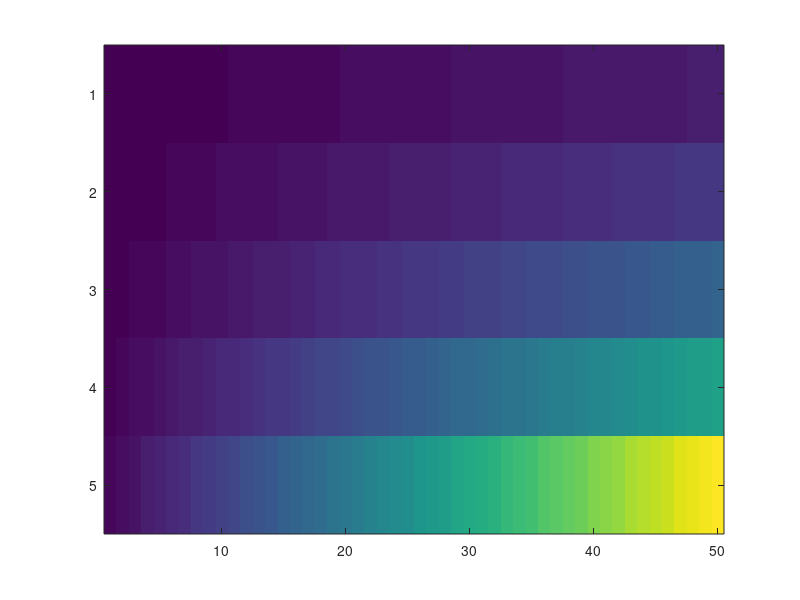

Source code (MATLAB): (Note: this script raises an error after producing the figure.)
%% 1a
clear;
close all;
clc;

a=50;
b=10;
pow = 1.5;
ra = 3:7;
cl = [10,50];


mymatrix = zeros([b,a]);

mymatrix(:) = repmat((1:a),b,1).*(1:b).';

mymatrix(:) = mymatrix.*(pow.^linspace(0,b-1,b)).';
mymatrix = mymatrix(ra,:);
[m,n] = size (mymatrix);
disp([m,n]);


imagesc(mymatrix);
clim(cl);
colorbar;

%% 1b
clear;
close all;
clc;

path = '/Users/malteschade/Desktop/Seismic Ac/AESM1590/datasets/shotground.segy';
xf = 20:40;
yf = 150:250;

[data, h_csp, geo]  = segyread(path);
data = data(yf, xf);

dt = (yf-1).*geo(1)/1000;   % time vector [s]
dx = (xf-1).*geo(6);        % space vector [m]

ylabel('Time [s]')
xlabel('Space [m]')

plotseis(data,dt, dx);
